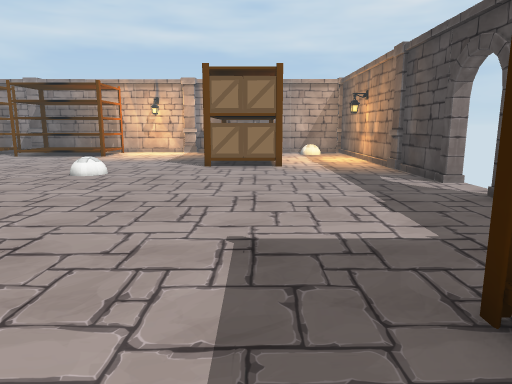
view 1 (above)

23 first-person views from a walk through a 3-D level made in the Unity game engine. The camera is 1.3 m above the floor, tilts 10° down and sees 70° across. Doors are open. The floor is counted in squares, 1 m on a side. Each view is taken from the middle of a square. On the plan, view 1 faces up. The plan holds only what a view shows up to about 15 squares ahead; the rest is blank. The player is left out. Some surface patterns are stand-ins.

view 2
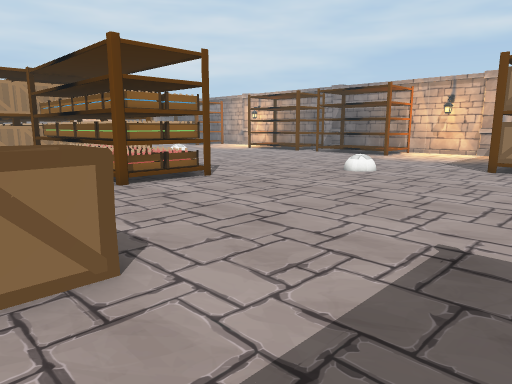

view 3
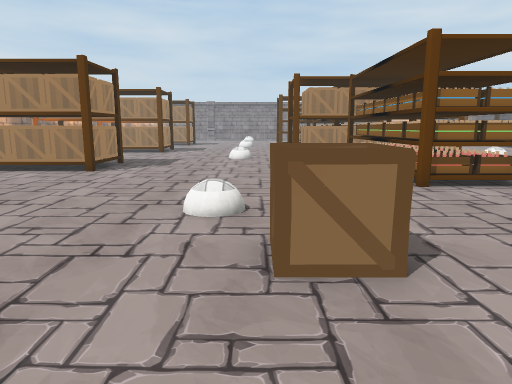

view 4
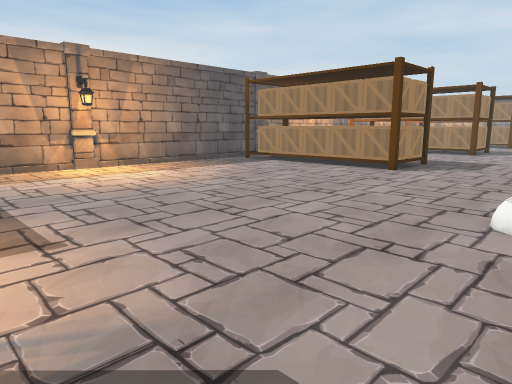

view 5
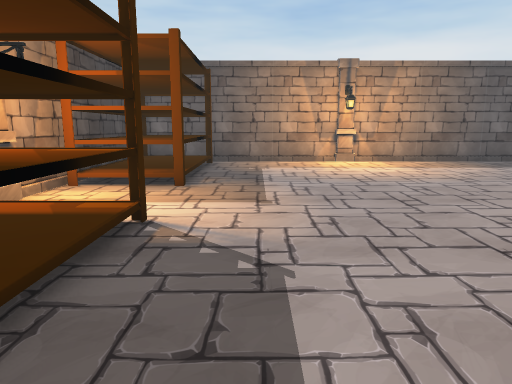

view 6
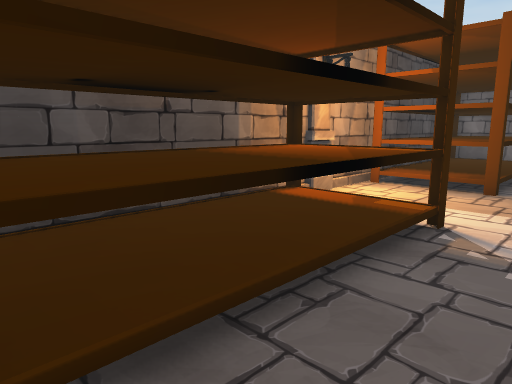

view 7
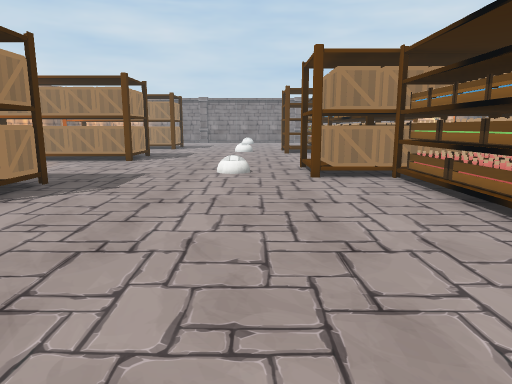

view 8
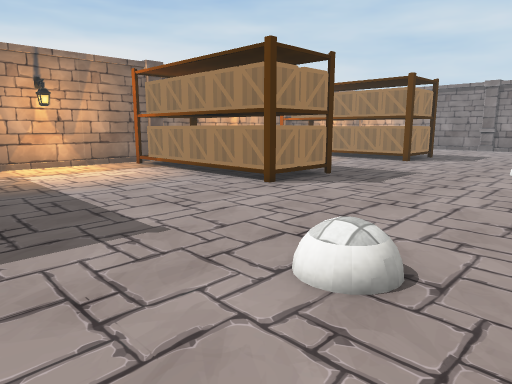

view 9
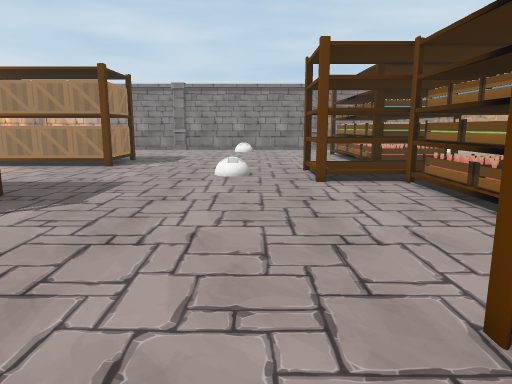

view 10
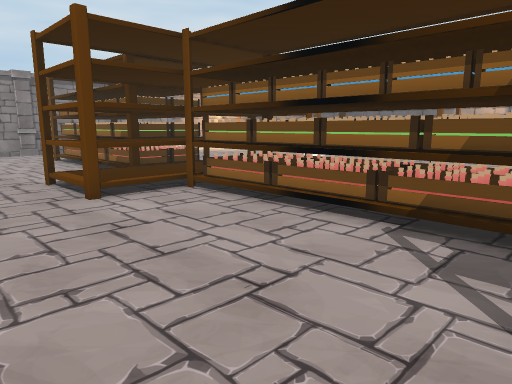

view 11
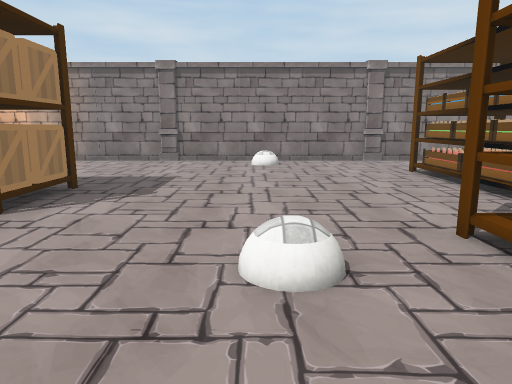

view 12
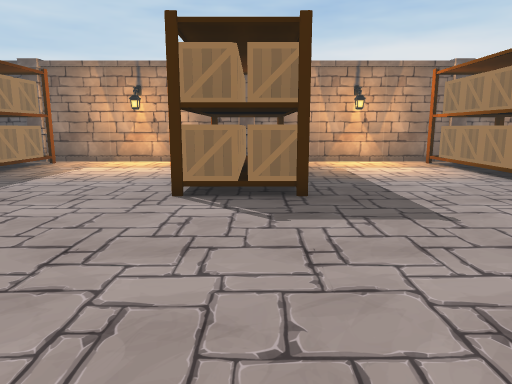

view 13
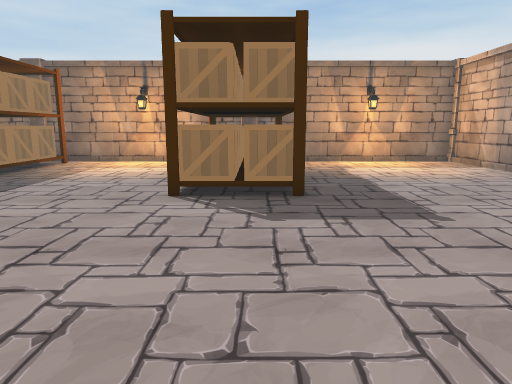

view 14
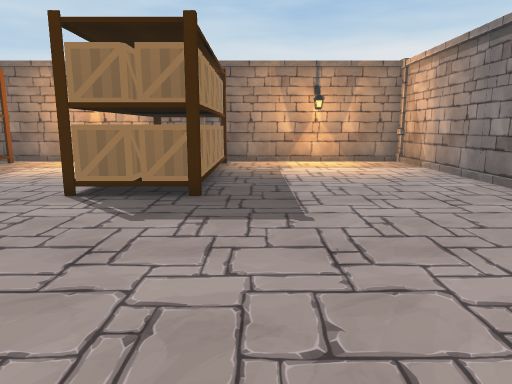

view 15
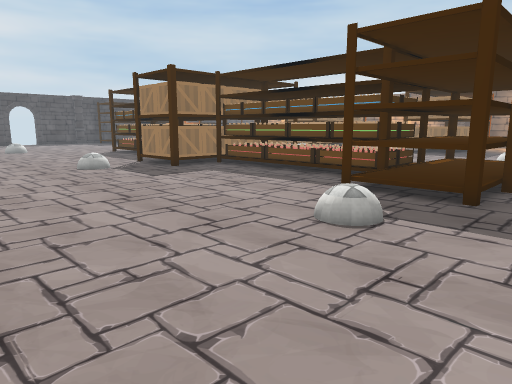

view 16
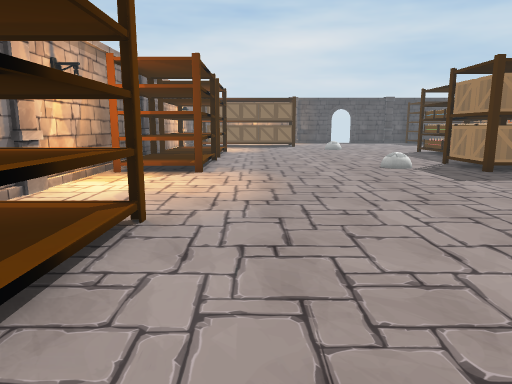

view 17
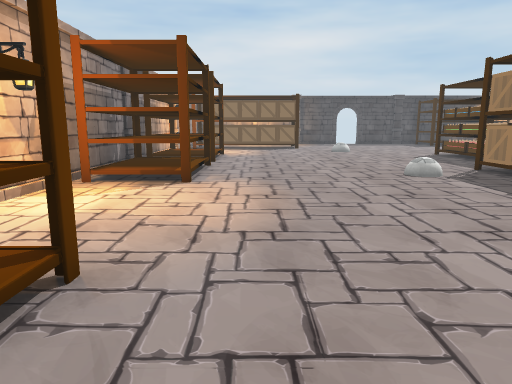

view 18
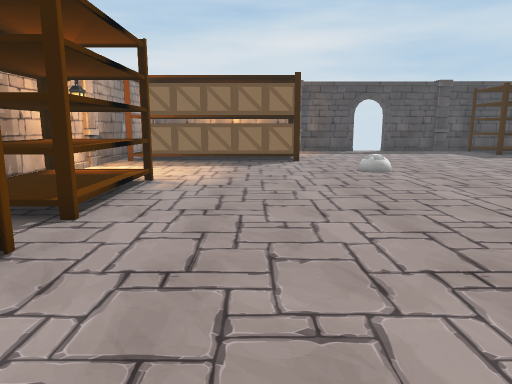

view 19
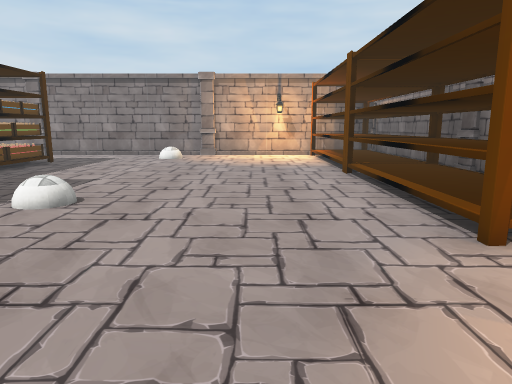

view 20
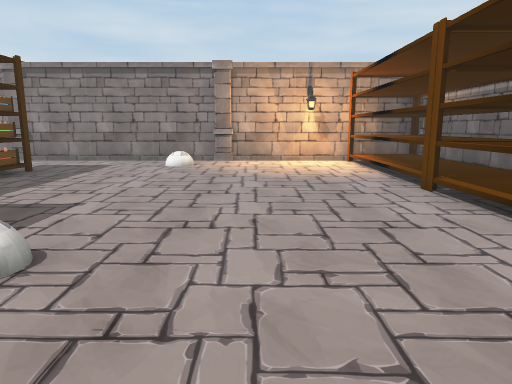

view 21
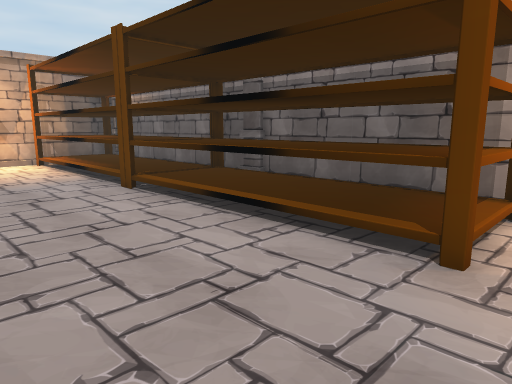

view 22
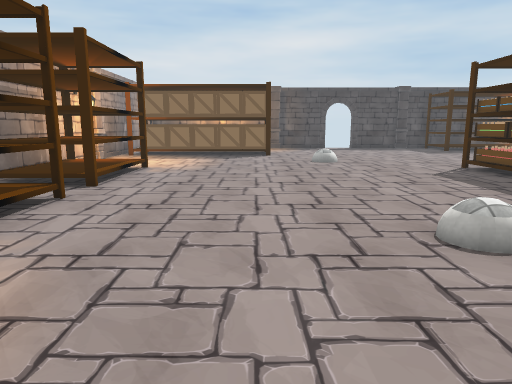

view 23
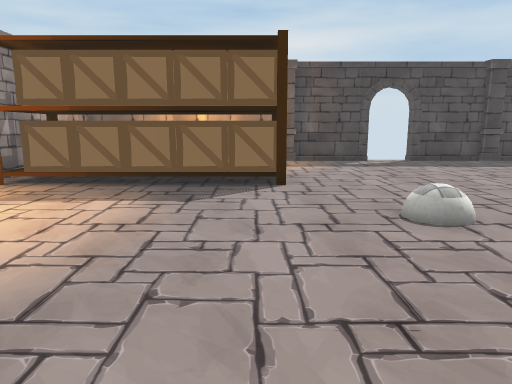

### Floor plan
Key: @ floor where view 1 was taken; # wall or solid block; . main floor; : floor 0.25 m higher than the main floor; D open door; O other object.
Columns run from 36 left of view 1 to 5 right of it. Each row starts with its distance up from view 1.
 20 ########O###### O#######O########O#######
 19 #OOOOOOOOOOOOOO ....OOOOOOOOOO  ..OOOO   #
 18 #OOOOOOOOOOOOOO.....OOOOOOOOOO  ..OO     #
 17 #OOOOOOOOOOOOOO.....OOOOOOOOOO....OO     #
 16 #.................................OO     #
 15 #.................................OO  ...#
 14 #.................................OO  ...#
 13 #.................................OOOO...#
 12 O..................................OOO..OO
 11 #........................................#
 10 #.O.........:........O.........:.........#
  9 #........................................#
  8 #..........OOO......OOO..................D
  7 #..........OOO......O  ..................D
  6 #...OOOOOOOOOOOOOOOOO  OOOOOOO...........#
  5 #...OOOOOOOOOOOOOOOOOOOOOOOOOO...........#
  4 O...OOOOOOOOOOOOOOOO OOOOOOOOO..........OO
  3 #..........OOO......OOO..................#
  2 #..........OOO......OOO........ ......OO #
  1 #..............................  OO...OOO#
  0 #................................OO.@.OOO#
 -1 #.O.........:........O.........:......OOO#
 -2 #.....................................OOO#
 -3 #.....................................OOO#
 -4 O.......................................OO
 -5 #......OOOO....OOO......OOO..............#
 -6 #......OOOO.... OO...... OO...........OOO#
 -7 #......OOOO.... OO...... OO...........OOO#
 -8 #......OOOO....OOO......  O...........OOO#
 -9 #......OOOO....OOO......OOO...........OOO#
-10 #......OOOO....OOO......OOO...........OOO#
-11 #......OOOO....OOO......OOO...........OOO#
-12 ########O#######O#######OO#######O########
-13         O       OO      OO      OO

Where each view was taken, in squares from view 1:
view 1: 0 up, 0 right, facing up
view 2: 0 up, 1 right, facing up-left
view 3: 0 up, 1 right, facing left
view 4: 0 up, 1 right, facing down-left
view 5: 2 up, 0 right, facing down
view 6: 2 up, 0 right, facing down-right
view 7: 0 up, 4 left, facing left
view 8: 1 up, 12 left, facing down-left
view 9: 0 up, 14 left, facing left
view 10: 1 down, 16 left, facing up-left
view 11: 1 down, 21 left, facing left
view 12: 2 up, 20 left, facing down
view 13: 2 up, 28 left, facing down
view 14: 2 up, 30 left, facing down
view 15: 15 up, 27 left, facing down-right
view 16: 15 up, 27 left, facing right
view 17: 15 up, 25 left, facing right
view 18: 14 up, 16 left, facing right
view 19: 14 up, 18 left, facing left
view 20: 13 up, 21 left, facing left
view 21: 13 up, 21 left, facing up-left
view 22: 13 up, 19 left, facing right
view 23: 13 up, 10 left, facing right
